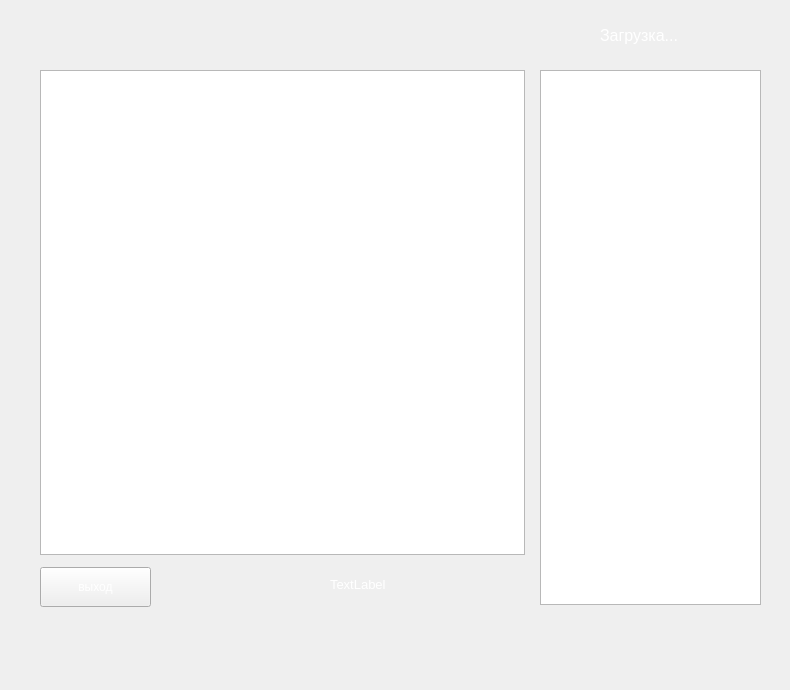
<?xml version="1.0" encoding="UTF-8"?>
<ui version="4.0">
 <class>Form_game</class>
 <widget class="QWidget" name="Form_game">
  <property name="geometry">
   <rect>
    <x>0</x>
    <y>0</y>
    <width>790</width>
    <height>690</height>
   </rect>
  </property>
  <property name="windowTitle">
   <string>Form</string>
  </property>
  <widget class="QGraphicsView" name="graphicsView">
   <property name="geometry">
    <rect>
     <x>40</x>
     <y>70</y>
     <width>485</width>
     <height>485</height>
    </rect>
   </property>
  </widget>
  <widget class="QPushButton" name="pushButton">
   <property name="geometry">
    <rect>
     <x>40</x>
     <y>567</y>
     <width>111</width>
     <height>40</height>
    </rect>
   </property>
   <property name="styleSheet">
    <string notr="true">color:white</string>
   </property>
   <property name="text">
    <string>выход</string>
   </property>
  </widget>
  <widget class="QLabel" name="label">
   <property name="geometry">
    <rect>
     <x>600</x>
     <y>10</y>
     <width>181</width>
     <height>51</height>
    </rect>
   </property>
   <property name="font">
    <font>
     <pointsize>12</pointsize>
    </font>
   </property>
   <property name="styleSheet">
    <string notr="true">color:white;</string>
   </property>
   <property name="text">
    <string>Загрузка...</string>
   </property>
  </widget>
  <widget class="QLabel" name="label_2">
   <property name="geometry">
    <rect>
     <x>330</x>
     <y>560</y>
     <width>191</width>
     <height>49</height>
    </rect>
   </property>
   <property name="font">
    <font>
     <pointsize>10</pointsize>
    </font>
   </property>
   <property name="styleSheet">
    <string notr="true">color:white</string>
   </property>
   <property name="text">
    <string>TextLabel</string>
   </property>
  </widget>
  <widget class="QTextBrowser" name="textBrowser">
   <property name="geometry">
    <rect>
     <x>540</x>
     <y>70</y>
     <width>221</width>
     <height>535</height>
    </rect>
   </property>
   <property name="font">
    <font>
     <pointsize>16</pointsize>
    </font>
   </property>
   <property name="styleSheet">
    <string notr="true">color:white</string>
   </property>
   <property name="html">
    <string>&lt;!DOCTYPE HTML PUBLIC &quot;-//W3C//DTD HTML 4.0//EN&quot; &quot;http://www.w3.org/TR/REC-html40/strict.dtd&quot;&gt;
&lt;html&gt;&lt;head&gt;&lt;meta name=&quot;qrichtext&quot; content=&quot;1&quot; /&gt;&lt;style type=&quot;text/css&quot;&gt;
p, li { white-space: pre-wrap; }
&lt;/style&gt;&lt;/head&gt;&lt;body style=&quot; font-family:'MS Shell Dlg 2'; font-size:16pt; font-weight:400; font-style:normal;&quot;&gt;
&lt;p style=&quot;-qt-paragraph-type:empty; margin-top:0px; margin-bottom:0px; margin-left:0px; margin-right:0px; -qt-block-indent:0; text-indent:0px;&quot;&gt;&lt;br /&gt;&lt;/p&gt;&lt;/body&gt;&lt;/html&gt;</string>
   </property>
  </widget>
 </widget>
 <resources/>
 <connections/>
</ui>
